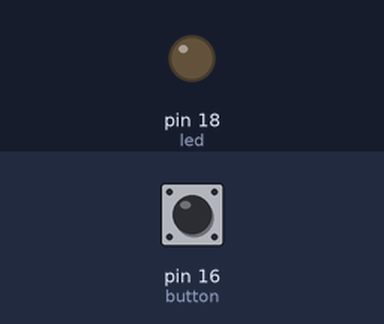
Bench run of a program on a simulated MicroPython board. Shown: output pins drawn as LEDs (lit = HIGH). Dashed ring = blinking. Inputs (shaded band) come from the test bench; at power-on: pin 16 (button) HIGH.

Above: at 1.2 s.
1.3 s: pin 16 (button) pulsed LOW 5 times (0.12 s each, 0.3 s apart)
At 2.3 s:
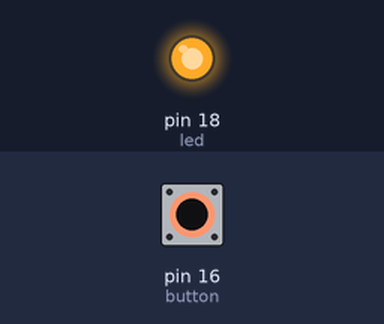
5.5 s: pin 16 (button) pulled LOW for 0.15 s
At 5.62 s:
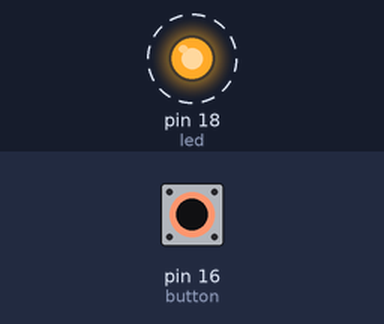
Timing chart, 0 to 14.5 s (numbered marks = the images above; inputs shaded):
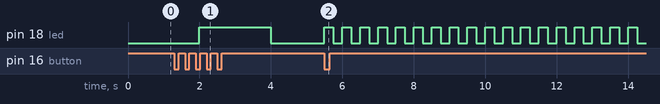

Measured:
- after the input at 1.3 s, pin 18 (led): LOW → HIGH after 0.70 s, → LOW 2.0 s later
- after the input at 5.5 s, pin 18 (led): alternates HIGH for 0.25 s and LOW for 0.25 s, starting at once

The program:

blink.py
```python
from machine import Pin
import time

# Configuration des broches
led = Pin(18, Pin.OUT)        # LED sur
button = Pin(16, Pin.IN)  # Bouton

mode = 0  # 0 = éteint, 1 = lent, 2 = rapide
last_state = 1
last_press_time = 0

led_state = 0 #état de la led
last_toggle_time = time.ticks_ms() #derniere fois que la lampe a changé d'état

while True:
    now = time.ticks_ms() #déffini now comme le moment ou la boucle démare

    # --- Gestion du bouton ---
    current_state = button.value()
    if last_state == 1 and current_state == 0:  # si le bonton est appuyé sur cette boucle mais ne l'était pas la boucle précédente
        # anti-rebond : ignorer si <200 ms depuis le dernier appui
        # pour evité des resultat imprévu en cas d'appuis rapide sur le bouton
        if time.ticks_diff(now, last_press_time) > 200:
            mode = (mode + 1) % 9 # le 9 peut etre remplacé par trois si on veux que le mode change a chaque appuis en l'état il changera tout les 3 appuis.
            last_press_time = now
    last_state = current_state


    # --- Gestion de la LED selon le mode ---
    # le principe est ici le même que pour le projet arroseur de l'anné passé.
    # le programe verifie le mode pour choisir dans quelle if rentrer pour ensuite verrifier que le temps est ecoulé et si oui changé l'état de la led.
    if mode in (0, 1, 2): #(0, 1, 2) peut etre modifier par silmplement 0 dans le cas ou l'onvoudrait que chaque appuis change le mode.
        led.value(0)  # garde la led éteinte.

    elif mode in (3, 4, 5): #(3, 4, 5) par 1
        # clignotement lent 0,5 Hz = période 2000 ms
        if time.ticks_diff(now, last_toggle_time) >= 2000:  # change toutes les 2s
            led_state = not led_state #le statut de la bool est simplement inversé
            led.value(led_state)
            last_toggle_time = now #deffini la dernier fois que la led a été modifier par maintenant

    elif mode in (6, 7, 8):#(6, 7, 8) par 2
        # clignotement rapide 2 Hz = période 500 ms
        if time.ticks_diff(now, last_toggle_time) >= 250:  # change toutes les 0,25s
            led_state = not led_state
            led.value(led_state)
            last_toggle_time = now
```
